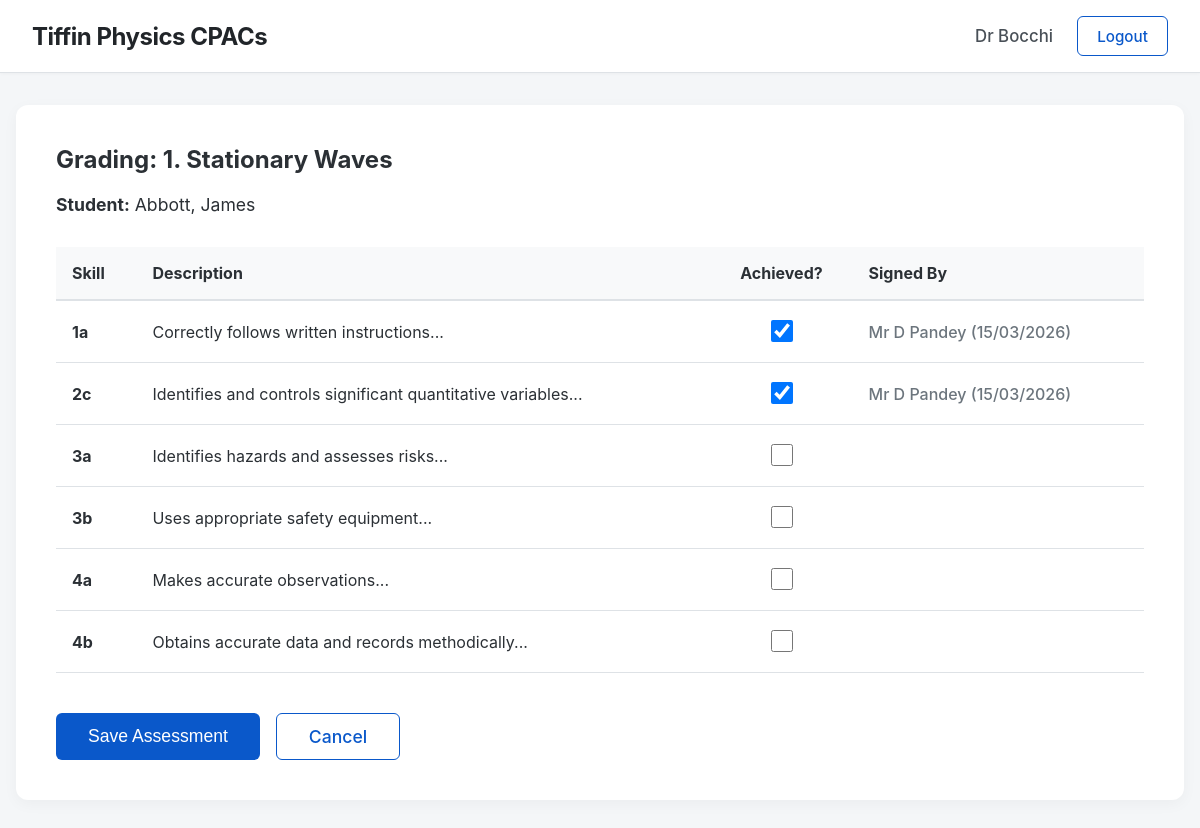
/grade/1/1 (signed in), run on the app's committed database.
### app.py (models this page shows, shortened)
class Teacher(UserMixin, db.Model):
    id = db.Column(db.Integer, primary_key=True)
    email = db.Column(db.String(150), unique=True, nullable=False)
    password = db.Column(db.String(200), nullable=True) # Nullable for first-time login
    title = db.Column(db.String(10), nullable=False)
    first_name = db.Column(db.String(100), nullable=False)
    last_name = db.Column(db.String(100), nullable=False)
    @property
    def role(self): return 'teacher'

class Practical(db.Model):
    id = db.Column(db.Integer, primary_key=True)
    name = db.Column(db.String(150), nullable=False)

class Student(UserMixin, db.Model):
    id = db.Column(db.Integer, primary_key=True)
    first_name = db.Column(db.String(100), nullable=False)
    last_name = db.Column(db.String(100), nullable=False)
    cohort_id = db.Column(db.Integer, db.ForeignKey('cohort.id'), nullable=False)
    assessments = db.relationship('Assessment', backref='student_ref', lazy=True, cascade="all, delete-orphan")

class Skill(db.Model):
    id = db.Column(db.Integer, primary_key=True)
    name = db.Column(db.String(10), unique=True, nullable=False)
    description = db.Column(db.String(500), nullable=False)

### app.py (the view, shortened to what this page needs)
@app.route('/grade/<int:student_id>/<int:prac_id>', methods=['GET', 'POST'])
@login_required
def grade(student_id, prac_id):
    if current_user.role == 'student' and current_user.id != student_id: abort(403)
    student = Student.query.get_or_404(student_id)
    practical = Practical.query.get_or_404(prac_id)
    skills = practical.skills
    assessments = Assessment.query.filter_by(student_id=student.id, practical_id=practical.id).all()
    assessed_skill_ids = {a.skill_id: a for a in assessments}
    signatures = {}
    for a in assessments:
        t = Teacher.query.get(a.teacher_id)
        signatures[a.skill_id] = f"{t.title} {t.first_name[0]} {t.last_name} ({a.date_signed.strftime('%d/%m/%Y')})"
    return render_template('grade.html', student=student, practical=practical, skills=skills, assessed=assessed_skill_ids, signatures=signatures)

### app.py (called while the page is built)
@login_manager.user_loader
def load_user(user_id):
    if user_id.startswith('teacher_'): return Teacher.query.get(int(user_id.split('_')[1]))
    elif user_id.startswith('student_'): return Student.query.get(int(user_id.split('_')[1]))
    return None

### templates/grade.html (shortened to what this page needs)
{% extends 'base.html' %} {% block content %}
<div
	style="
		background: white;
		padding: 2.5rem;
		border-radius: 12px;
		box-shadow: 0 4px 15px rgba(0, 0, 0, 0.04);
	">
	<h2 style="margin-top: 0">Grading: {{ practical.name }}</h2>
	<p style="font-size: 1.1rem">
		<strong>Student:</strong> {{ student.last_name }}, {{ student.first_name
		}}
	</p>
	<form method="POST">
		<table style="width: 100%; border-collapse: collapse; margin-top: 2rem">
			<thead>
				<tr style="background: #f8f9fa">
					<th
						style="
							padding: 1rem;
							border-bottom: 2px solid var(--border);
							text-align: left;
						">
						Skill
					</th>
					<th
						style="
							padding: 1rem;
							border-bottom: 2px solid var(--border);
							text-align: left;
						">
						Description
					</th>
					<th
						style="
							padding: 1rem;
							border-bottom: 2px solid var(--border);
							text-align: center;
						">
						Achieved?
					</th>
					<th
						style="
							padding: 1rem;
							border-bottom: 2px solid var(--border);
							text-align: left;
						">
						Signed By
					</th>
				</tr>
			</thead>
			<tbody>
				{% for sk in skills %}
				<tr>
					<td
						style="
							padding: 1rem;
							border-bottom: 1px solid var(--border);
						">
						<strong>{{ sk.name }}</strong>
					</td>
					<td
						style="
							padding: 1rem;
							border-bottom: 1px solid var(--border);
						">
						{{ sk.description }}
					</td>
					<td
						style="
							padding: 1rem;
							border-bottom: 1px solid var(--border);
							text-align: center;
						">
						{% if current_user.role == 'teacher' %}
						<input
							type="checkbox"
							name="skill_{{ sk.id }}"
							{%
							if
							sk.id
							in
							assessed
							%}checked{%
							endif
							%}
							style="
								width: 22px;
								height: 22px;
								cursor: pointer;
							" />
						{% endif %}
					</td>
					<td
						style="
							padding: 1rem;
							border-bottom: 1px solid var(--border);
							color: #6c757d;
							font-weight: 500;
						">
						{% if sk.id in signatures %}{{ signatures[sk.id] }}{%
						endif %}
					</td>
				</tr>
				{% endfor %}
			</tbody>
		</table>
		<div style="margin-top: 2.5rem; display: flex; gap: 1rem">
			{% if current_user.role == 'teacher' %}
			<button
				type="submit"
				class="btn"
				style="font-size: 1.1rem; padding: 0.75rem 2rem">
				Save Assessment
			</button>
			<a
				href="{{ url_for('cohort_view', id=student.cohort_id) }}"
				class="btn btn-outline"
				style="
					font-size: 1.1rem;
					padding: 0.75rem 2rem;
					display: flex;
					align-items: center;
				"
				>Cancel</a
			>
			{% endif %}
		</div>
	</form>
</div>
{% endblock %}

### templates/base.html (shortened to what this page needs)
<!doctype html>
<html lang="en">
	<head>
	</head>
	<body>
		<nav class="navbar">
			<h2>
				<a
					href="{% if current_user.is_authenticated and current_user.role == 'teacher' %}{{ url_for('dashboard') }}{% else %}{{ url_for('home') }}{% endif %}"
					class="navbar-brand"
					>Tiffin Physics CPACs</a
				>
			</h2>
			<div style="display: flex; align-items: center">
				{% if current_user.is_authenticated %} {% if current_user.role
				== 'teacher' %}
				<span class="user-name"
					>{{ current_user.title }} {{ current_user.last_name }}</span
				>
				{% endif %}
				<a href="{{ url_for('logout') }}" class="btn btn-outline"
					>Logout</a
				>
				{% endif %}
			</div>
		</nav>
		<div class="container">
			 {% block content %}{%
			endblock %}
		</div>
	</body>
</html>

### templates/base.html (style rules this page uses)
:root { --bg: #f4f6f8; --text: #2b3035; --primary: #0a58ca; --border: #dee2e6; }
body { font-family: -apple-system, BlinkMacSystemFont, "Segoe UI", Roboto, sans-serif; background: var(--bg); color: var(--text); margin: 0; padding: 0; }
.navbar { background: #ffffff; padding: 1rem 2rem; border-bottom: 1px solid var(--border); display: flex; justify-content: space-between; align-items: center; box-shadow: 0 1px 3px rgba(0, 0, 0, 0.03); }
.navbar h2 { margin: 0; font-weight: 700; letter-spacing: -0.5px; }
.navbar-brand { text-decoration: none; color: #212529; transition: color 0.2s ease; }
.user-name { font-weight: 500; font-size: 1.05rem; margin-right: 1.5rem; color: #495057; }
.container { max-width: 1400px; margin: 2rem auto; padding: 0 1rem; }
.btn { padding: 0.6rem 1.2rem; border: none; border-radius: 6px; background: var(--primary); color: white; cursor: pointer; text-decoration: none; font-size: 0.95rem; font-weight: 500; transition: background 0.2s; }
.btn-outline { background: transparent; border: 1px solid var(--primary); color: var(--primary); }

### data on the page
Teacher: title "Dr", last_name "Bocchi"
Practical: name "1. Stationary Waves"
Student: last_name "Abbott", first_name "James"
Skill: name "1a", description "Correctly follows written instructions...", id "☑", signatures "Mr D Pandey (15/03/2026)"
Skill: name "2c", description "Identifies and controls significant quantitative variables...", id "☑", signatures "Mr D Pandey (15/03/2026)"
Skill: name "3a", description "Identifies hazards and assesses risks..."
Skill: name "3b", description "Uses appropriate safety equipment..."
Skill: name "4a", description "Makes accurate observations..."
Skill: name "4b", description "Obtains accurate data and records methodically..."
